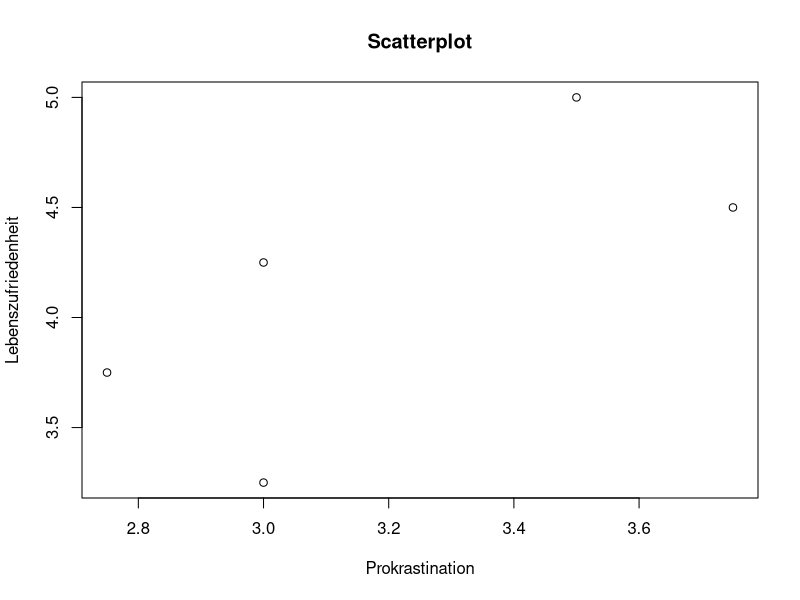

Write the R code that produced this figure.
## ---- chunk 1
####Beispielvariable IQ
IQ<- c(100,102,105,109,80,99,98,107,115,120,85,89,88)
n<- length(IQ)
n
####Berechnung der Varianz
var(IQ)*(n-1)/n
## ---- chunk 2
scatter<- data.frame(x=c(3,2.75,3,3.75,3.5), y=c(3.25,3.75,4.25,4.5,5))

plot(scatter$x,scatter$y,
     xlab='Prokrastination',
     ylab='Lebenszufriedenheit',      main='Scatterplot')
## ---- chunk 3

#Mit der cov Formel
cov(scatter$x,scatter$y)*(4/5)

#Händische Bestimmung mit der Formel
kp<- (scatter$x-mean(scatter$x))*(scatter$y-mean(scatter$y))
kp
kps<- sum(kp)
kps
cov<- kps/5
cov
## ---- chunk 4
#Berechnung der Korrelation
cor(scatter$x,scatter$y)

##Wenn keine Daten gegeben sind, sondern nur die Varianzen und die Kovarianz

#Varianz(als  Vorbereitung für die Berechnung der Formel)
var_x<- var(scatter$x)*(4/5)
var_x
var_y<- var(scatter$y)*(4/5)
var_y

#Kovarianz
cov/(sqrt(var_x)*sqrt(var_y))

## ---- chunk 5
cor(scatter$x,scatter$y,method='spearman')
## ---- chunk 6
nk<- 12*(6+17+38+281)+4*(17+281)+9*(38+281)+6*(281)
nk
nd<- 4*(9+48)+17*(9+6+48+38)+6*(48)+17*(48+38)
nd

gamma<- (nk-nd)/(nk+nd)
gamma
